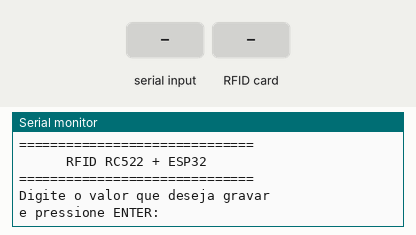
Simulated run of this sketch. Board: ESP32. Parts: the last lines printed to the serial monitor. Inputs (shaded band) come from the test bench.

Above: at 1.2 s.
1.3 s: "1\n" received over Serial
At 2.3 s:
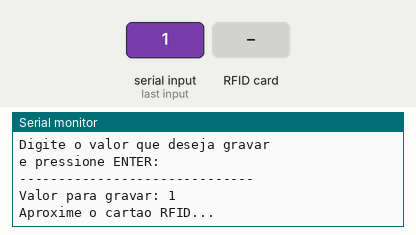
2.8 s: RFID card 5E 7A 19 C4 held to the reader
At 4.0 s:
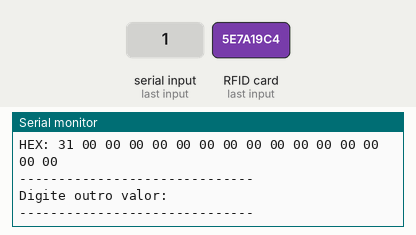

Measured:
- after the input at 1.3 s, the serial monitor: prints a new line at once (image 1)
- after the input at 2.8 s, the serial monitor: prints a new line at once (image 2)

The sketch:

RFIDLeituraEGravacao.ino
```cpp
#include <SPI.h>
#include <MFRC522.h>

/* DEFINIÇÃO DOS PINOS
| RC522        | ESP32 DevKit V1 | Função              |
| ------------ | --------------: | ------------------- |
| **SDA / SS** |      GPIO **5** | Chip Select         |
| **SCK**      |     GPIO **18** | Clock SPI           |
| **MOSI**     |     GPIO **23** | Dados ESP32 → RC522 |
| **MISO**     |     GPIO **19** | Dados RC522 → ESP32 |
| **IRQ**      |    Não conectar | Interrupção         |
| **GND**      |             GND | Terra               |
| **RST**      |     GPIO **22** | Reset               |
| **3.3V**     |         **3V3** | Alimentação         |
*/

#define SS_PIN   5
#define RST_PIN  22

MFRC522 rfid(SS_PIN, RST_PIN);

// Chave padrão dos cartões MIFARE
MFRC522::MIFARE_Key key;

// Bloco onde vamos armazenar os dados
byte bloco = 4;

// Variável que armazenará o texto digitado
String mensagem = "";

// -------------------------------
// SETUP
// -------------------------------

void setup() {

  Serial.begin(115200);

  // Inicializa SPI
  SPI.begin();

  // Inicializa RC522
  rfid.PCD_Init();

  // Configura chave padrão
  for (byte i = 0; i < 6; i++) {
    key.keyByte[i] = 0xFF;
  }

  Serial.println();
  Serial.println("==============================");
  Serial.println("      RFID RC522 + ESP32");
  Serial.println("==============================");

  Serial.println();
  Serial.println("Digite o valor que deseja gravar");
  Serial.println("e pressione ENTER:");
}

// -------------------------------
// LOOP
// -------------------------------

void loop() {

  // ---------------------------------
  // 1. VERIFICA SE O USUARIO DIGITOU
  // ---------------------------------

  if (Serial.available() > 0) {

    mensagem = Serial.readStringUntil('\n');

    // Remove espaços e quebras de linha
    mensagem.trim();

    if (mensagem.length() == 0) {

      Serial.println();
      Serial.println("Nenhum valor foi digitado.");
      Serial.println("Digite novamente:");

      return;
    }

    // Um bloco MIFARE possui somente 16 bytes
    if (mensagem.length() > 16) {

      Serial.println();
      Serial.println("ERRO: O valor possui mais de 16 caracteres.");
      Serial.println("Digite um valor com no maximo 16 caracteres:");

      mensagem = "";

      return;
    }

    Serial.println();
    Serial.println("------------------------------");
    Serial.print("Valor para gravar: ");
    Serial.println(mensagem);

    Serial.println();
    Serial.println("Aproxime o cartao RFID...");
  }

  // ---------------------------------
  // 2. SE NÃO TEM VALOR, NÃO FAZ NADA
  // ---------------------------------

  if (mensagem.length() == 0) {
    return;
  }

  // ---------------------------------
  // 3. VERIFICA SE EXISTE UM CARTÃO
  // ---------------------------------

  if (!rfid.PICC_IsNewCardPresent()) {
    return;
  }

  // ---------------------------------
  // 4. TENTA LER O CARTÃO
  // ---------------------------------

  if (!rfid.PICC_ReadCardSerial()) {
    return;
  }

  Serial.println();
  Serial.println("==============================");
  Serial.println("      CARTAO DETECTADO!");
  Serial.println("==============================");

  // ---------------------------------
  // 5. MOSTRA UID
  // ---------------------------------

  Serial.print("UID: ");

  for (byte i = 0; i < rfid.uid.size; i++) {

    if (rfid.uid.uidByte[i] < 0x10) {
      Serial.print("0");
    }

    Serial.print(rfid.uid.uidByte[i], HEX);
    Serial.print(" ");
  }

  Serial.println();

  // ---------------------------------
  // 6. MOSTRA TIPO DO CARTÃO
  // ---------------------------------

  MFRC522::PICC_Type tipo;

  tipo = (MFRC522::PICC_Type)rfid.uid.sak;

  Serial.print("Tipo: ");
  Serial.println(rfid.PICC_GetTypeName(tipo));

  // ---------------------------------
  // 7. GRAVA O VALOR
  // ---------------------------------

  Serial.println();
  Serial.print("Gravando: ");
  Serial.println(mensagem);

  if (gravarBloco(bloco, mensagem)) {

    Serial.println();
    Serial.println("******************************");
    Serial.println(" DADOS GRAVADOS COM SUCESSO!");
    Serial.println("******************************");

  } else {

    Serial.println();
    Serial.println("ERRO AO GRAVAR OS DADOS!");
  }

  // ---------------------------------
  // 8. LÊ O VALOR GRAVADO
  // ---------------------------------

  Serial.println();
  Serial.println("Verificando dados gravados...");

  lerBloco(bloco);

  // ---------------------------------
  // 9. FINALIZA CARTÃO
  // ---------------------------------

  rfid.PICC_HaltA();
  rfid.PCD_StopCrypto1();

  // Limpa a mensagem
  mensagem = "";

  Serial.println();
  Serial.println("------------------------------");
  Serial.println("Digite outro valor:");
  Serial.println("------------------------------");
}

// =====================================================
// FUNÇÃO PARA GRAVAR DADOS
// =====================================================

bool gravarBloco(byte bloco, String texto) {

  MFRC522::StatusCode status;

  // Autenticação do bloco
  status = rfid.PCD_Authenticate(
    MFRC522::PICC_CMD_MF_AUTH_KEY_A,
    bloco,
    &key,
    &(rfid.uid)
  );

  if (status != MFRC522::STATUS_OK) {

    Serial.print("Falha na autenticacao: ");
    Serial.println(rfid.GetStatusCodeName(status));

    return false;
  }

  // Buffer de 16 bytes
  byte dados[16];

  // Limpa o buffer
  memset(dados, 0, sizeof(dados));

  // Copia o texto para o buffer
  texto.getBytes(dados, sizeof(dados));

  // Grava no cartão
  status = rfid.MIFARE_Write(
    bloco,
    dados,
    16
  );

  if (status != MFRC522::STATUS_OK) {

    Serial.print("Falha na gravacao: ");
    Serial.println(rfid.GetStatusCodeName(status));

    return false;
  }

  return true;
}

// =====================================================
// FUNÇÃO PARA LER DADOS
// =====================================================

void lerBloco(byte bloco) {

  byte buffer[18];
  byte tamanho = sizeof(buffer);

  MFRC522::StatusCode status;

  // Autenticação
  status = rfid.PCD_Authenticate(
    MFRC522::PICC_CMD_MF_AUTH_KEY_A,
    bloco,
    &key,
    &(rfid.uid)
  );

  if (status != MFRC522::STATUS_OK) {

    Serial.print("Falha na autenticacao: ");
    Serial.println(rfid.GetStatusCodeName(status));

    return;
  }

  // Leitura
  status = rfid.MIFARE_Read(
    bloco,
    buffer,
    &tamanho
  );

  if (status != MFRC522::STATUS_OK) {

    Serial.print("Falha na leitura: ");
    Serial.println(rfid.GetStatusCodeName(status));

    return;
  }

  Serial.print("Texto gravado: ");

  // Mostra os caracteres
  for (byte i = 0; i < 16; i++) {

    if (buffer[i] >= 32 && buffer[i] <= 126) {
      Serial.print((char)buffer[i]);
    }
  }

  Serial.println();

  // Mostra os bytes em hexadecimal
  Serial.print("HEX: ");

  for (byte i = 0; i < 16; i++) {

    if (buffer[i] < 0x10) {
      Serial.print("0");
    }

    Serial.print(buffer[i], HEX);
    Serial.print(" ");
  }

  Serial.println();
}
```
